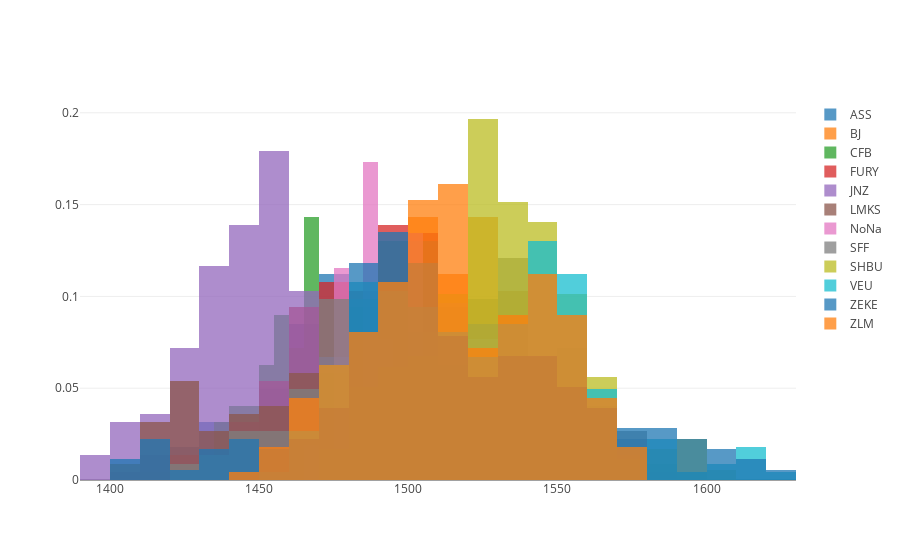

Notebook cell for this chart:
### Code cell
data = [
    go.Histogram(
        x=grp.elo,
        opacity=0.75,
        name=abbrev,
        histnorm='probability',
        nbinsx=25
    )
    for (abbrev, grp) in dfelo.groupby('abbrev')
]

layout = go.Layout(
    barmode='overlay'
)

fig = go.Figure(data=data, layout=layout)

plotly.offline.iplot(fig)

### Figure 1 — Plotly figure (JSON) as saved in the notebook; plotly's stock layout.template omitted (floating-point values rounded to 4 significant figures; data arrays with more than 128 entries replaced by an {"elided": "..."} marker saying what was removed)
{"data": [{"histnorm": "probability", "name": "ASS", "nbinsx": 25, "opacity": 0.75, "type": "histogram", "x": {"elided": "223 float values"}}, {"histnorm": "probability", "name": "BJ", "nbinsx": 25, "opacity": 0.75, "type": "histogram", "x": {"elided": "223 float values"}}, {"histnorm": "probability", "name": "CFB", "nbinsx": 25, "opacity": 0.75, "type": "histogram", "x": {"elided": "223 float values"}}, {"histnorm": "probability", "name": "FURY", "nbinsx": 25, "opacity": 0.75, "type": "histogram", "x": {"elided": "223 float values"}}, {"histnorm": "probability", "name": "JNZ", "nbinsx": 25, "opacity": 0.75, "type": "histogram", "x": {"elided": "223 float values"}}, {"histnorm": "probability", "name": "LMKS", "nbinsx": 25, "opacity": 0.75, "type": "histogram", "x": {"elided": "223 float values"}}, {"histnorm": "probability", "name": "NoNa", "nbinsx": 25, "opacity": 0.75, "type": "histogram", "x": [1500, 1489.0, 1498.0, 1488.0, 1477.0, 1489.0, 1479.0, 1467.0, 1478.0, 1488.0, 1479.0, 1489.0, 1499.0, 1509.0, 1518.0, 1528.0, 1517.0, 1519.0, 1514.0, 1523.0, 1512.0, 1500.0, 1490.0, 1480.0, 1491.0, 1479.0, 1489.0, 1477.0, 1488.0, 1500.0, 1489.0, 1481.0, 1491.0, 1502.0, 1491.0, 1492.0, 1500, 1513.0, 1501.0, 1510.0, 1520.0, 1510.0, 1521.0, 1528.0, 1519.0, 1528.0, 1535.0, 1526.0, 1515.0, 1523.0, 1513.0, 1503.0]}, {"histnorm": "probability", "name": "SFF", "nbinsx": 25, "opacity": 0.75, "type": "histogram", "x": {"elided": "223 float values"}}, {"histnorm": "probability", "name": "SHBU", "nbinsx": 25, "opacity": 0.75, "type": "histogram", "x": {"elided": "178 float values"}}, {"histnorm": "probability", "name": "VEU", "nbinsx": 25, "opacity": 0.75, "type": "histogram", "x": {"elided": "223 float values"}}, {"histnorm": "probability", "name": "ZEKE", "nbinsx": 25, "opacity": 0.75, "type": "histogram", "x": {"elided": "178 float values"}}, {"histnorm": "probability", "name": "ZLM", "nbinsx": 25, "opacity": 0.75, "type": "histogram", "x": {"elided": "223 float values"}}], "layout": {"barmode": "overlay"}}
